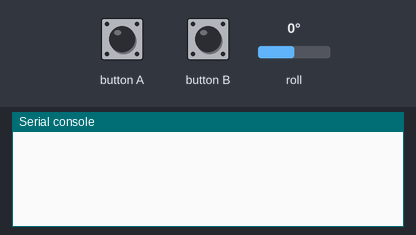
The program below on a simulated BBC micro:bit (MakeCode). Shown: the last lines printed to the serial console. Inputs (shaded band) come from the test bench; at power-on: roll 0°. No radio messages arrive unless stated (any console line starting 'radio sent:' is added by the test bench).

Above: at 1.2 s.
1.3 s: roll set to -172°
At 1.9 s:
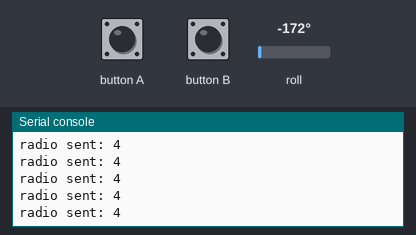
2.8 s: button A pressed for 0.15 s
4.4 s: button B pressed for 0.15 s
6.0 s: roll set to 90°
At 6.9 s:
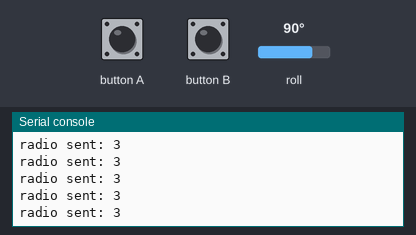
Timing chart, 0 to 8.5 s (numbered marks = the images above; inputs shaded):
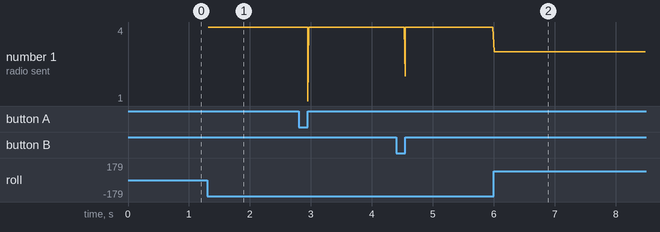

Measured:
- after the input at 1.3 s, the serial console: prints a new line at once (image 1)
- after the input at 6.0 s, the serial console: prints a new line at once (image 2)
- plotted number 1: 4 → 3 after the input at 6.0 s

The program:

main.ts
```typescript
input.onButtonPressed(Button.A, function () {
    radio.sendNumber(1)
})
input.onButtonPressed(Button.B, function () {
    radio.sendNumber(2)
})
radio.setGroup(167)
basic.forever(function () {
    if (input.rotation(Rotation.Roll) > 50) {
        radio.sendNumber(3)
    }
    if (input.rotation(Rotation.Roll) < -50) {
        radio.sendNumber(4)
    }
})
```

test.ts
```typescript
// aquí va el archivo "tests"; esto no se compilará cuando este paquete se utilice como una extensión.
```
